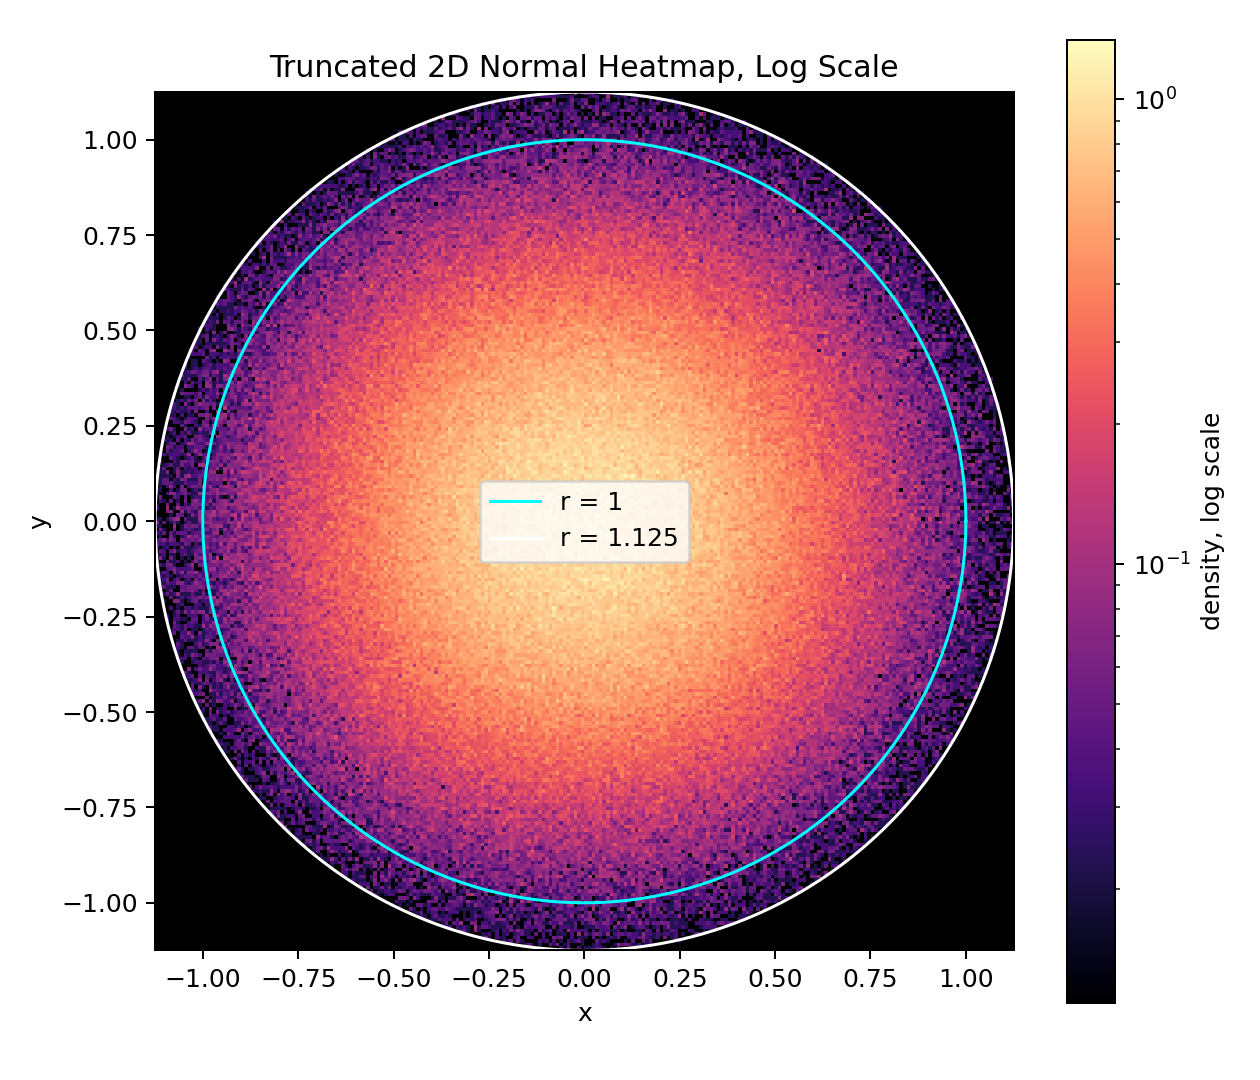

Reproduce this figure in Python.
import argparse

import numpy as np
import matplotlib

matplotlib.use("Agg")

import matplotlib.pyplot as plt
from matplotlib.colors import LogNorm


def sample_truncated_2d_normal(n, radius_limit, seed):
    rng = np.random.default_rng(seed)
    sigma = 1.0 / np.sqrt(2.0 * np.log(20.0))

    u = rng.random(n)
    theta = 2.0 * np.pi * rng.random(n)
    cdf_limit = 1.0 - np.exp(-(radius_limit**2) / (2.0 * sigma**2))
    r = sigma * np.sqrt(-2.0 * np.log1p(-u * cdf_limit))

    x = r * np.cos(theta)
    y = r * np.sin(theta)
    return x, y, sigma


def plot_heatmap(x, y, radius_limit, output_path, bins):
    heatmap, _, _ = np.histogram2d(
        x,
        y,
        bins=bins,
        range=[[-radius_limit, radius_limit], [-radius_limit, radius_limit]],
        density=True,
    )

    positive = heatmap[heatmap > 0]
    masked_heatmap = np.ma.masked_less_equal(heatmap.T, 0)

    cmap = plt.get_cmap("magma").copy()
    cmap.set_bad("black")

    fig, ax = plt.subplots(figsize=(7, 6), dpi=180)
    image = ax.imshow(
        masked_heatmap,
        origin="lower",
        extent=[-radius_limit, radius_limit, -radius_limit, radius_limit],
        cmap=cmap,
        norm=LogNorm(vmin=positive.min(), vmax=positive.max()),
        aspect="equal",
    )

    theta = np.linspace(0.0, 2.0 * np.pi, 512)
    ax.plot(np.cos(theta), np.sin(theta), color="cyan", linewidth=1.2, label="r = 1")
    ax.plot(
        radius_limit * np.cos(theta),
        radius_limit * np.sin(theta),
        color="white",
        linewidth=1.2,
        label=f"r = {radius_limit:g}",
    )

    fig.colorbar(image, ax=ax, label="density, log scale")
    ax.set_xlabel("x")
    ax.set_ylabel("y")
    ax.set_title("Truncated 2D Normal Heatmap, Log Scale")
    ax.legend()
    fig.tight_layout()
    fig.savefig(output_path)
    plt.close(fig)


def main():
    parser = argparse.ArgumentParser()
    parser.add_argument("--n", type=int, default=1_000_000)
    parser.add_argument("--radius-limit", type=float, default=1.125)
    parser.add_argument("--bins", type=int, default=240)
    parser.add_argument("--seed", type=int, default=42)
    parser.add_argument("--output", default="truncated_normal_heatmap.png")
    args = parser.parse_args()

    x, y, sigma = sample_truncated_2d_normal(args.n, args.radius_limit, args.seed)
    norm = np.sqrt(x**2 + y**2)

    print(f"sigma = {sigma:.12f}")
    print(f"max norm = {norm.max():.12f}")
    print(f"P(norm <= 1) in truncated samples = {np.mean(norm <= 1.0):.12f}")

    plot_heatmap(x, y, args.radius_limit, args.output, args.bins)


if __name__ == "__main__":
    main()
